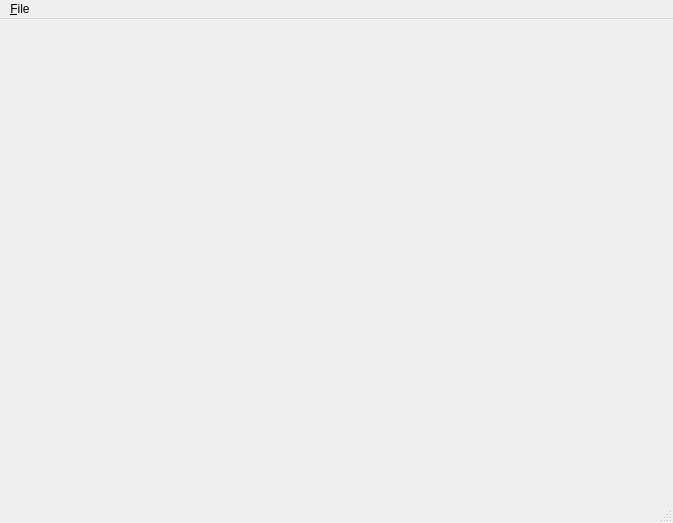
<ui version="4.0" >
 <class>ViewClass</class>
 <widget class="QMainWindow" name="ViewClass" >
  <property name="geometry" >
   <rect>
    <x>0</x>
    <y>0</y>
    <width>673</width>
    <height>523</height>
   </rect>
  </property>
  <property name="windowTitle" >
   <string>rbmView</string>
  </property>
  <property name="dockNestingEnabled" >
   <bool>true</bool>
  </property>
  <widget class="QWidget" name="centralwidget" >
   <property name="geometry" >
    <rect>
     <x>0</x>
     <y>26</y>
     <width>673</width>
     <height>474</height>
    </rect>
   </property>
   <layout class="QHBoxLayout" name="horizontalLayout_2" >
    <item>
     <widget class="rbm::ThreeView" native="1" name="widget" />
    </item>
   </layout>
  </widget>
  <widget class="QMenuBar" name="menubar" >
   <property name="geometry" >
    <rect>
     <x>0</x>
     <y>0</y>
     <width>673</width>
     <height>26</height>
    </rect>
   </property>
   <widget class="QMenu" name="menu_File" >
    <property name="title" >
     <string>&amp;File</string>
    </property>
    <addaction name="action_Open" />
    <addaction name="separator" />
    <addaction name="action_Quit" />
   </widget>
   <addaction name="menu_File" />
  </widget>
  <widget class="QStatusBar" name="statusbar" >
   <property name="geometry" >
    <rect>
     <x>0</x>
     <y>500</y>
     <width>673</width>
     <height>23</height>
    </rect>
   </property>
  </widget>
  <action name="action_Open" >
   <property name="text" >
    <string>&amp;Open</string>
   </property>
  </action>
  <action name="action_Quit" >
   <property name="text" >
    <string>&amp;Quit</string>
   </property>
   <property name="shortcut" >
    <string>Alt+Q</string>
   </property>
  </action>
  <action name="action_Three_planes" >
   <property name="text" >
    <string>&amp;Three planes</string>
   </property>
  </action>
  <action name="action_One_frame" >
   <property name="text" >
    <string>&amp;One frame</string>
   </property>
  </action>
 </widget>
 <customwidgets>
  <customwidget>
   <class>rbm::ThreeView</class>
   <extends>QWidget</extends>
   <header>rbmThreeView.h</header>
   <container>1</container>
  </customwidget>
 </customwidgets>
 <resources/>
 <connections>
  <connection>
   <sender>action_Quit</sender>
   <signal>triggered()</signal>
   <receiver>ViewClass</receiver>
   <slot>close()</slot>
   <hints>
    <hint type="sourcelabel" >
     <x>-1</x>
     <y>-1</y>
    </hint>
    <hint type="destinationlabel" >
     <x>336</x>
     <y>261</y>
    </hint>
   </hints>
  </connection>
 </connections>
</ui>
